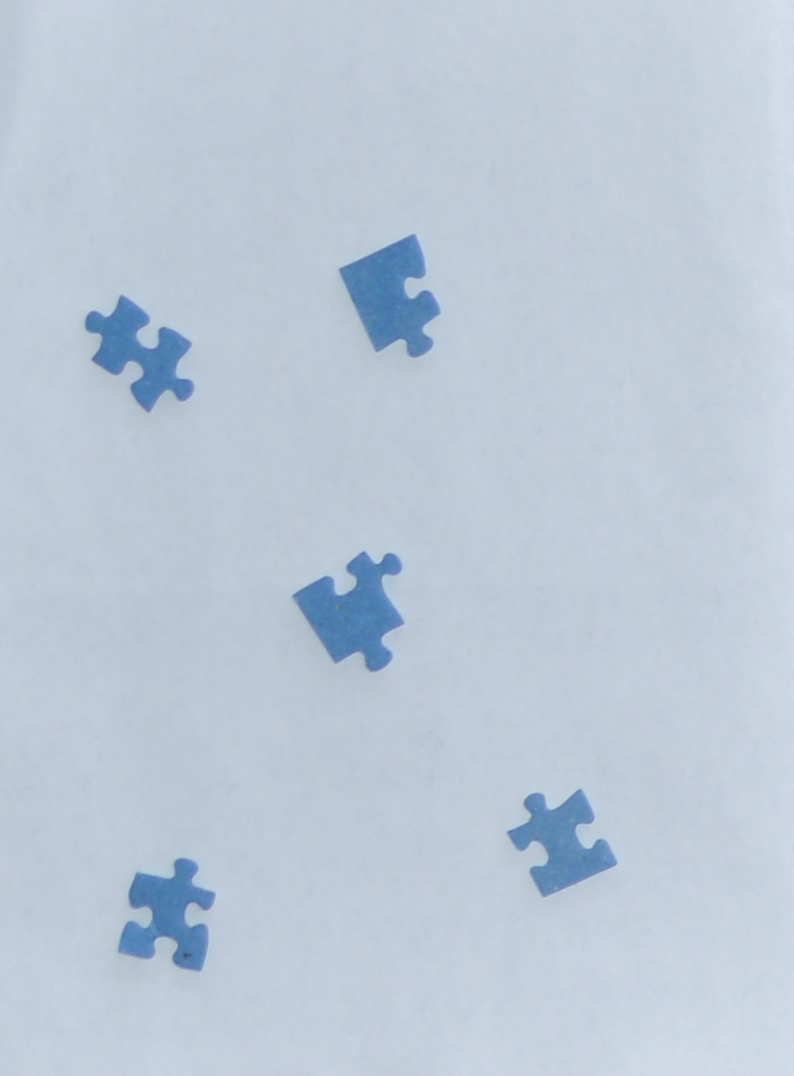
%> input picture Initial_Photo_Feature_Detection/puzzle_flash.jpg, 794 x 1076 px
$ octave imagetest2.m   (GNU Octave 9; MATLAB toolbox functions it lacks are replaced by stand-ins)
%> lines starting %> are read from the running program, lines starting %| are printed output that depends on the picture; in (x1, y1, x2, y2) boxes, pixels count from 0 and x2, y2 are one past the last pixel; in counts of white or black regions, pixels touching at a corner belong together; the program's own positions count from 1
clear all;
I = imread('puzzle_flash.jpg');
%> I is the input picture: size 1076x794x3 uint8; mean R, G, B 188.4, 201.2, 215.3
I=rgb2gray(I);
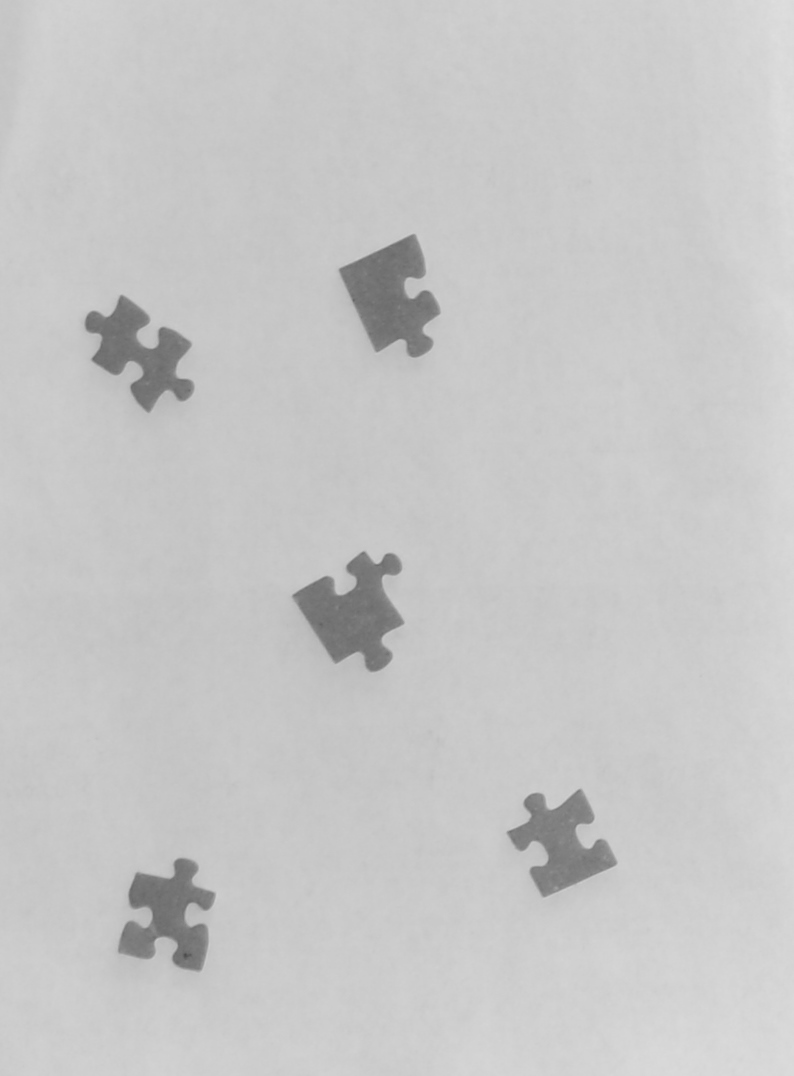
%> I: size 1076x794 uint8; min 75, max 222, mean 199
imshow(I,[])
figure;
manual_threshold = 150;
J3 = I > manual_threshold;
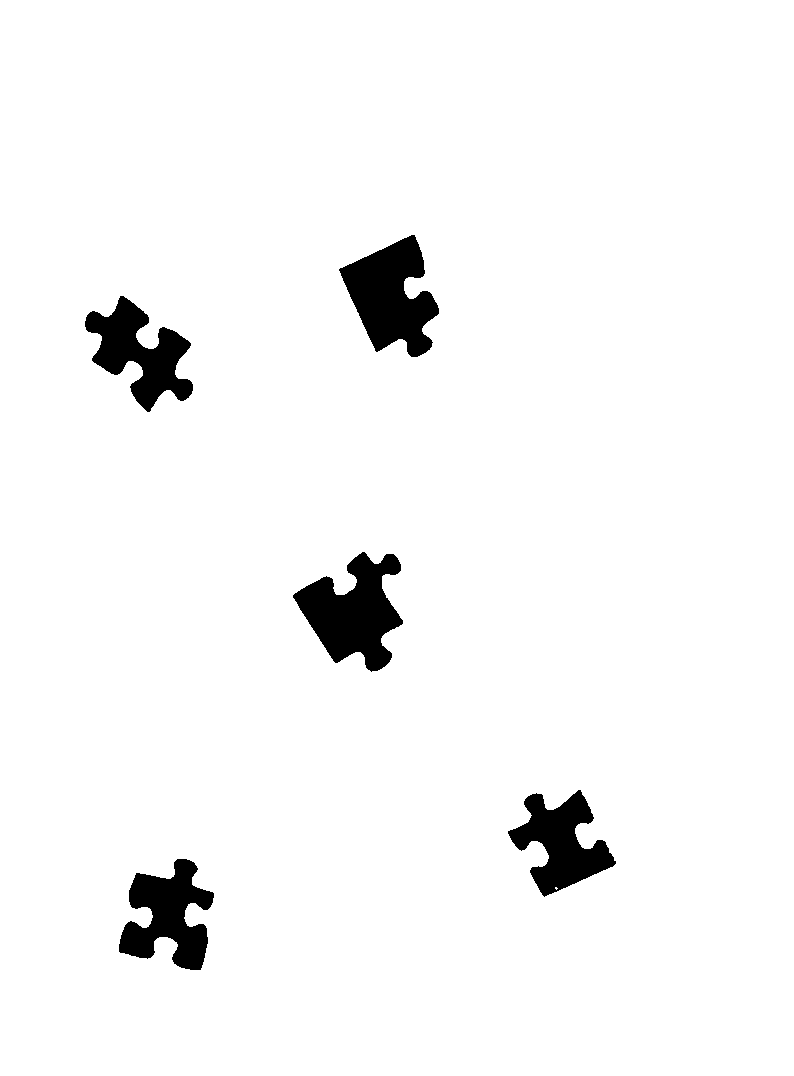
%> J3: size 1076x794 logical; 96.3% white; 5 black regions, box (x1, y1, x2, y2) and area: (293, 552, 403, 672) 7170, (339, 235, 439, 357) 6981, (119, 859, 214, 970) 5864, (85, 296, 193, 412) 5800, (508, 790, 616, 897) 5570
imshow(J3,[])

%%
BW = J3;
imshow(BW,[]);
figure;
% [23 lines of commented-out code are left out]
    BW5 = bwperim(BW);
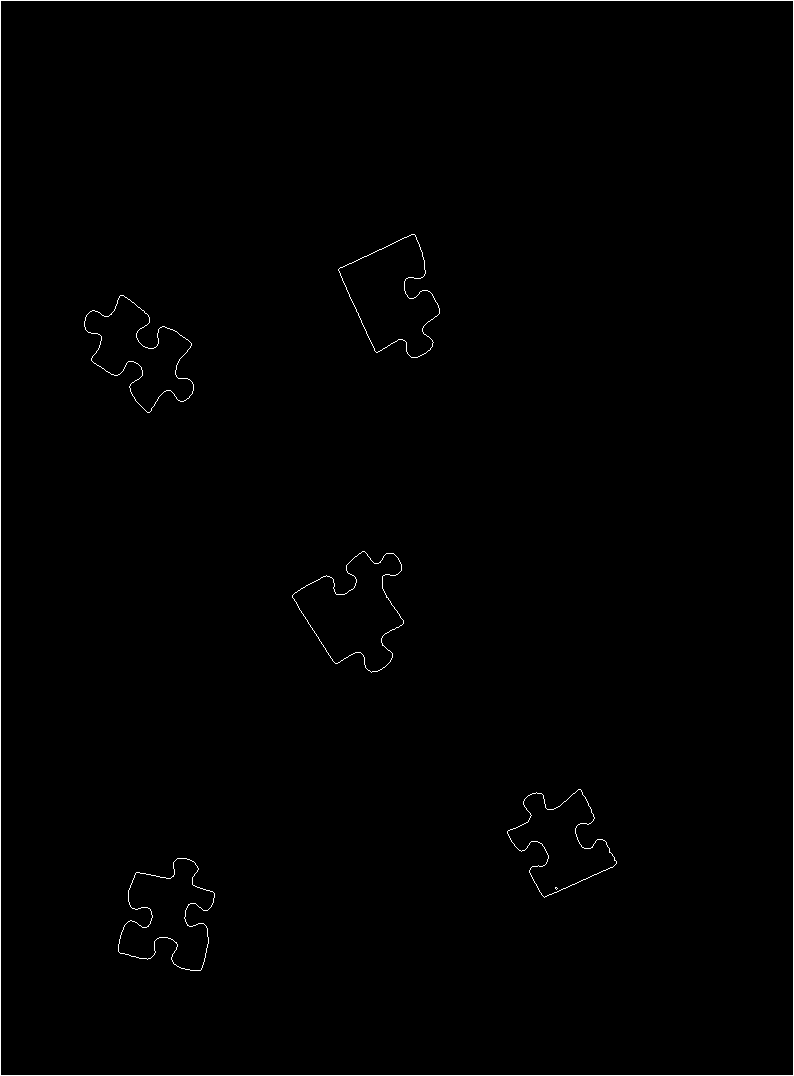
%> BW5: size 1076x794 logical; 0.69% white in thin lines or dots
    imshow(BW5,[])
    I2 = I; I2(BW5) = 255;
    I_RGB = I2;
    I2 = I; I2(BW5) = 0;
%> after `I2(BW5) = 0`:
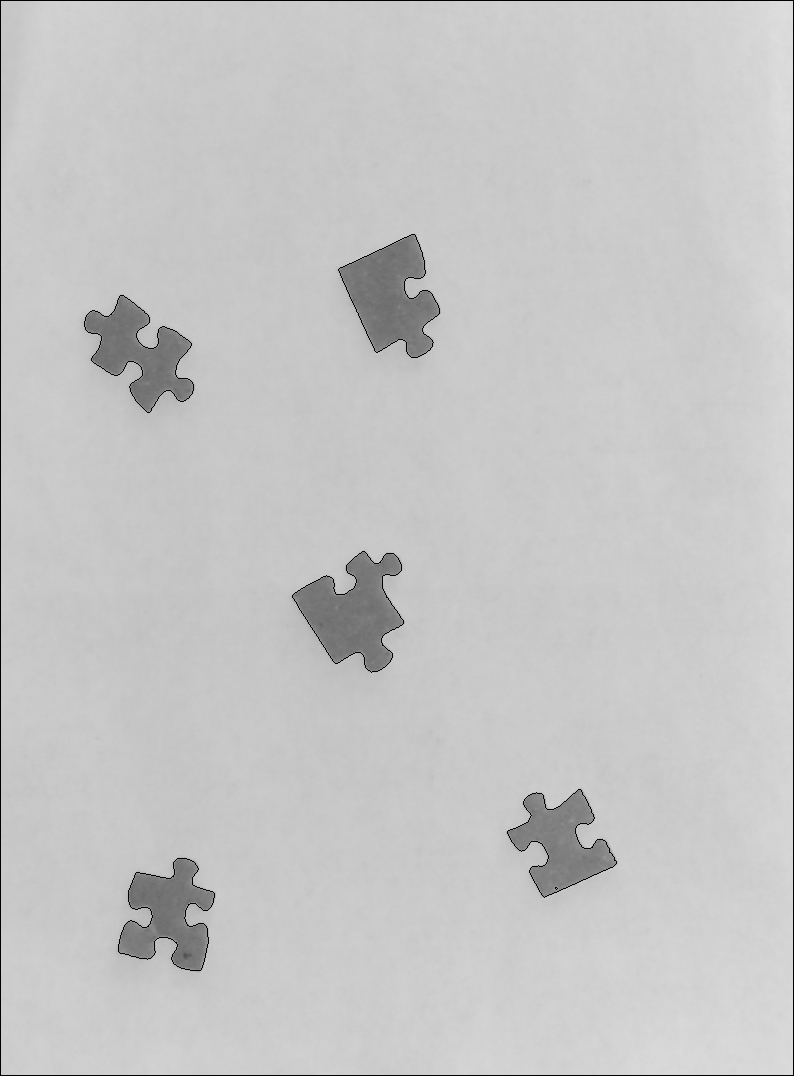
%> I2: size 1076x794 uint8; min 0, max 222, mean 197.7
    I_RGB(:,:,2) = I2;
    I2 = I; I2(BW5) = 0;
    I_RGB(:,:,3) = I2;
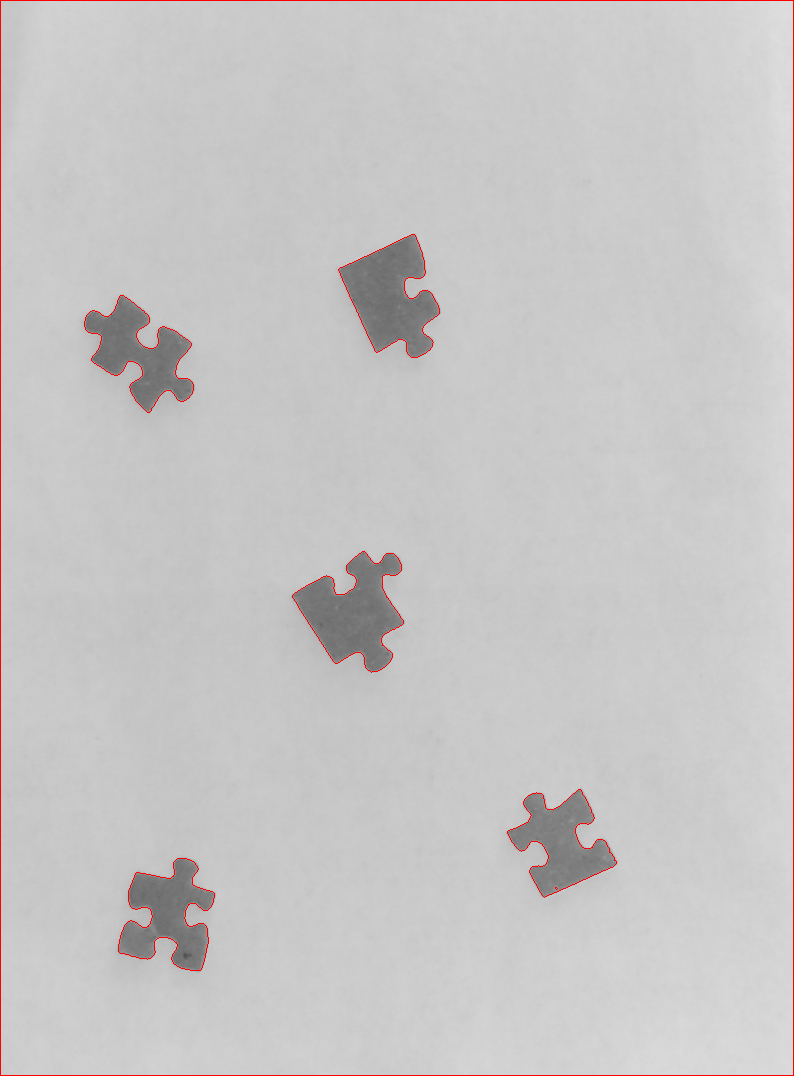
%> I_RGB: size 1076x794x3 uint8; mean R, G, B 199.4, 197.7, 197.7
    imshow(I_RGB,[])
